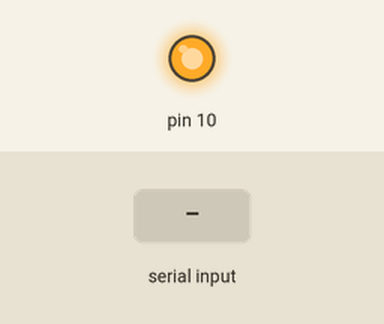
Bench run of a sketch on a simulated Arduino Uno, built with avr-gcc and run on an emulated ATmega328P. Parts: output pins drawn as LEDs (lit = HIGH). The inputs (shaded band) are chosen by the test bench. What the sketch prints to the serial monitor is not drawn.

Above: at 1.2 s.
1.3 s: "md\n" received over the second serial link
2.8 s: "mf\n" received over the second serial link
4.3 s: "90,45\n" received over the second serial link
Timing chart, 0 to 7.3 s (numbered marks = the images above; inputs shaded):
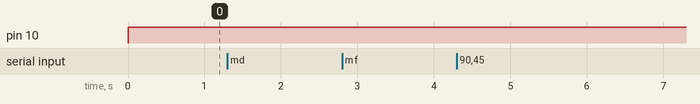

Measured:
- after the input at 1.3 s, every drawn part: stays the same
- after the input at 2.8 s, every drawn part: stays the same
- after the input at 4.3 s, every drawn part: stays the same

The sketch:

valve1.ino
```cpp
#include <PWM.h>
int test_motor = 10;
int freq1 = 10;   //10-10000 Hz (I wanted that range only)
int freq2 = 300;  //10-10000 Hz (I wanted that range only)
int duty1 = 0;    //1-65535
int duty2 = 0;    //1-65535
int dutyCycleInput1 = 65535;
int dutyCycleInput2 = 65535;

//********input data******
String data;
String cmnd;
String ss;
String text;

#include <SoftwareSerial.h>
SoftwareSerial mySerial(3, 2); // RX, TX

void setup() {
  Serial.begin(115200);
   mySerial.begin(9600);
  Serial.println("wait...");

  InitTimersSafe();

   SetPinFrequencySafe(test_motor, 300);
}

void loop() {
  motor_control();
  uart_input();
}
```

motor_control.ino
```cpp
void motor_control(){
  pwmWriteHR(test_motor, dutyCycleInput2);
}
```

uart.ino
```cpp
///**********************input_uart**********************
void uart_input() {
  while (mySerial.available() > 0) {
    cmnd = mySerial.readStringUntil('\n');

    //lcd_print();
    Serial.println(cmnd);
    uart_text();
  }
}


void uart_text() {
  Serial.println(cmnd);
  data = cmnd.substring(0, 2);
  //*********************motor2********************
  if (data == "md") { //test motor duty
    String ss;
    ss = cmnd.substring(3, 10);
    duty2 = ss.toFloat();
    ss = "test motor duty:" + String(duty2) + "%";
    Serial.println(ss);
    dutyCycleInput2 = map( duty2 , 100 ,0 , 0 , 65535);

  }


  if (data == "mf") { //test motor frequency
    String ss;
    ss = cmnd.substring(3, 10);
    freq2 = ss.toFloat();
    ss = "test motor frequency:" + String(freq2) + "Hz";
    Serial.println(ss);
    SetPinFrequencySafe(test_motor, freq2);
  }

}
```
